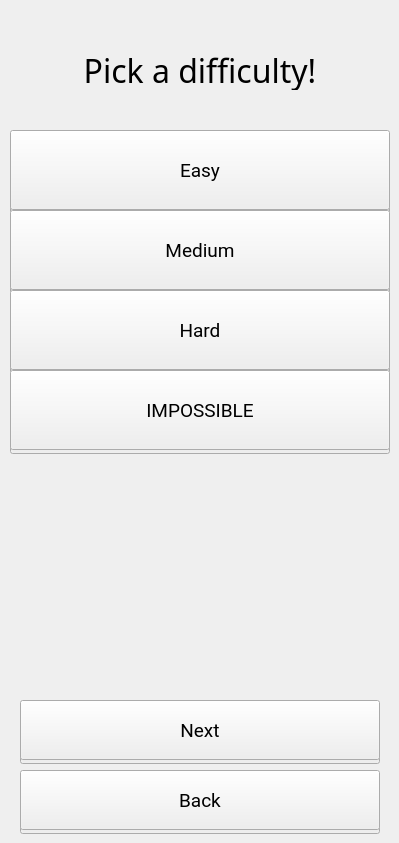
    <widget class="QWidget" name="computerMenu">
     <widget class="QLabel" name="txtComputer">
      <property name="geometry">
       <rect>
        <x>20</x>
        <y>50</y>
        <width>360</width>
        <height>40</height>
       </rect>
      </property>
      <property name="font">
       <font>
        <family>LEMON MILK</family>
        <pointsize>24</pointsize>
       </font>
      </property>
      <property name="text">
       <string>Pick a difficulty!</string>
      </property>
      <property name="alignment">
       <set>Qt::AlignmentFlag::AlignCenter</set>
      </property>
     </widget>
     <widget class="QPushButton" name="buttonComputerBack">
      <property name="geometry">
       <rect>
        <x>20</x>
        <y>770</y>
        <width>360</width>
        <height>60</height>
       </rect>
      </property>
      <property name="font">
       <font>
        <family>Roboto</family>
        <pointsize>14</pointsize>
       </font>
      </property>
      <property name="text">
       <string>Back</string>
      </property>
     </widget>
     <widget class="QPushButton" name="buttonComputerBackShadow">
      <property name="geometry">
       <rect>
        <x>20</x>
        <y>774</y>
        <width>360</width>
        <height>60</height>
       </rect>
      </property>
      <property name="font">
       <font>
        <family>Roboto</family>
        <pointsize>14</pointsize>
       </font>
      </property>
      <property name="text">
       <string/>
      </property>
     </widget>
     <widget class="QPushButton" name="buttonComputerNext">
      <property name="geometry">
       <rect>
        <x>20</x>
        <y>700</y>
        <width>360</width>
        <height>60</height>
       </rect>
      </property>
      <property name="font">
       <font>
        <family>Roboto</family>
        <pointsize>14</pointsize>
       </font>
      </property>
      <property name="text">
       <string>Next</string>
      </property>
     </widget>
     <widget class="QPushButton" name="buttonComputerNextShadow">
      <property name="geometry">
       <rect>
        <x>20</x>
        <y>704</y>
        <width>360</width>
        <height>60</height>
       </rect>
      </property>
      <property name="font">
       <font>
        <family>Roboto</family>
        <pointsize>14</pointsize>
       </font>
      </property>
      <property name="text">
       <string/>
      </property>
     </widget>
     <widget class="QPushButton" name="buttonComputerEasy">
      <property name="geometry">
       <rect>
        <x>10</x>
        <y>130</y>
        <width>380</width>
        <height>80</height>
       </rect>
      </property>
      <property name="font">
       <font>
        <family>Roboto</family>
        <pointsize>14</pointsize>
       </font>
      </property>
      <property name="text">
       <string>Easy</string>
      </property>
     </widget>
     <widget class="QPushButton" name="buttonComputerMedium">
      <property name="geometry">
       <rect>
        <x>10</x>
        <y>210</y>
        <width>380</width>
        <height>80</height>
       </rect>
      </property>
      <property name="font">
       <font>
        <family>Roboto</family>
        <pointsize>14</pointsize>
       </font>
      </property>
      <property name="text">
       <string>Medium</string>
      </property>
     </widget>
     <widget class="QPushButton" name="buttonComputerHard">
      <property name="geometry">
       <rect>
        <x>10</x>
        <y>290</y>
        <width>380</width>
        <height>80</height>
       </rect>
      </property>
      <property name="font">
       <font>
        <family>Roboto</family>
        <pointsize>14</pointsize>
       </font>
      </property>
      <property name="text">
       <string>Hard</string>
      </property>
     </widget>
     <widget class="QPushButton" name="buttonComputerImpossible">
      <property name="geometry">
       <rect>
        <x>10</x>
        <y>370</y>
        <width>380</width>
        <height>80</height>
       </rect>
      </property>
      <property name="font">
       <font>
        <family>Roboto</family>
        <pointsize>14</pointsize>
       </font>
      </property>
      <property name="text">
       <string>IMPOSSIBLE</string>
      </property>
     </widget>
     <widget class="QPushButton" name="buttonComputerEasyShadow">
      <property name="geometry">
       <rect>
        <x>10</x>
        <y>134</y>
        <width>380</width>
        <height>80</height>
       </rect>
      </property>
      <property name="font">
       <font>
        <family>Roboto</family>
        <pointsize>14</pointsize>
       </font>
      </property>
      <property name="text">
       <string/>
      </property>
     </widget>
     <widget class="QPushButton" name="buttonComputerMediumShadow">
      <property name="geometry">
       <rect>
        <x>10</x>
        <y>214</y>
        <width>380</width>
        <height>80</height>
       </rect>
      </property>
      <property name="font">
       <font>
        <family>Roboto</family>
        <pointsize>14</pointsize>
       </font>
      </property>
      <property name="text">
       <string/>
      </property>
     </widget>
     <widget class="QPushButton" name="buttonComputerHardShadow">
      <property name="geometry">
       <rect>
        <x>10</x>
        <y>294</y>
        <width>380</width>
        <height>80</height>
       </rect>
      </property>
      <property name="font">
       <font>
        <family>Roboto</family>
        <pointsize>14</pointsize>
       </font>
      </property>
      <property name="text">
       <string/>
      </property>
     </widget>
     <widget class="QPushButton" name="buttonComputerImpossibleShadow">
      <property name="geometry">
       <rect>
        <x>10</x>
        <y>374</y>
        <width>380</width>
        <height>80</height>
       </rect>
      </property>
      <property name="font">
       <font>
        <family>Roboto</family>
        <pointsize>14</pointsize>
       </font>
      </property>
      <property name="text">
       <string/>
      </property>
     </widget>
     <zorder>txtComputer</zorder>
     <zorder>buttonComputerBackShadow</zorder>
     <zorder>buttonComputerBack</zorder>
     <zorder>buttonComputerNextShadow</zorder>
     <zorder>buttonComputerNext</zorder>
     <zorder>buttonComputerEasyShadow</zorder>
     <zorder>buttonComputerEasy</zorder>
     <zorder>buttonComputerMediumShadow</zorder>
     <zorder>buttonComputerMedium</zorder>
     <zorder>buttonComputerHardShadow</zorder>
     <zorder>buttonComputerHard</zorder>
     <zorder>buttonComputerImpossibleShadow</zorder>
     <zorder>buttonComputerImpossible</zorder>
    </widget>
